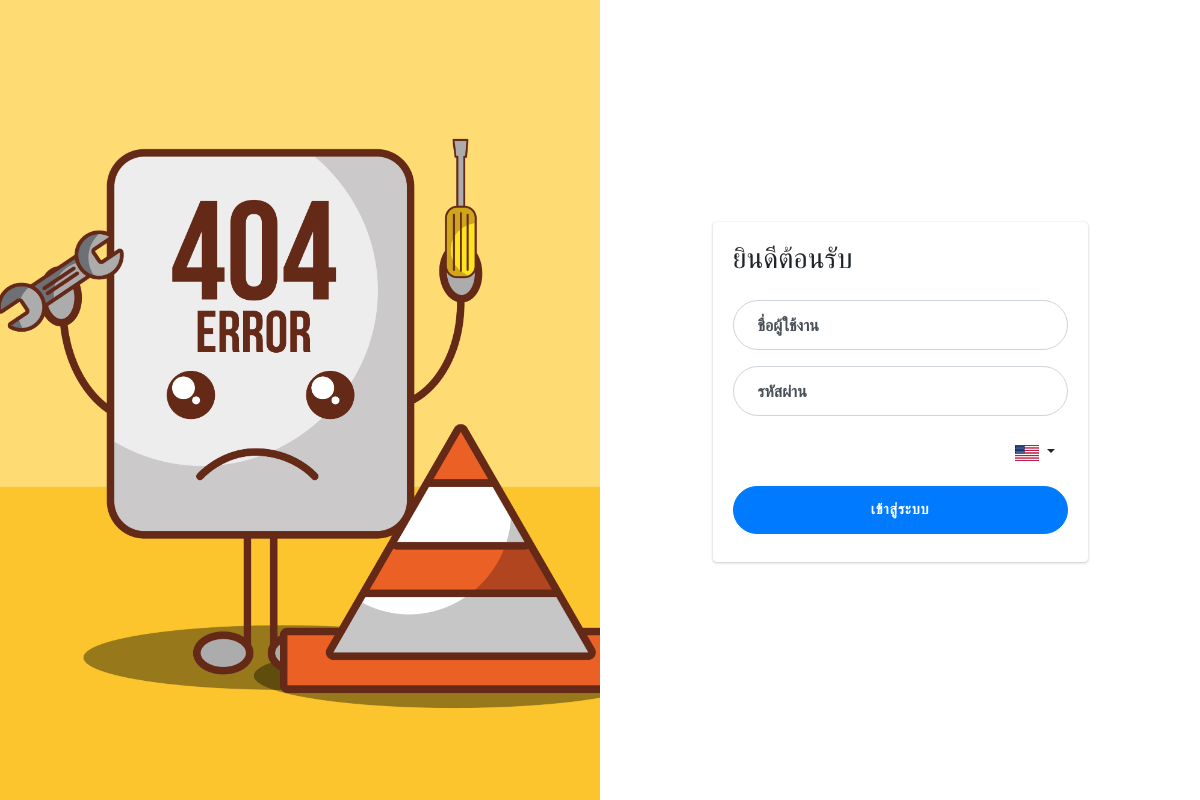
The page / on the database its author committed.
### tables this page shows
CREATE TABLE `ui_language` (
  `id` int(11) NOT NULL AUTO_INCREMENT,
  `en` text NOT NULL,
  `th` text NOT NULL,
  PRIMARY KEY (`id`)
);

### db_function/function.php (the view, shortened to what this page needs)
<?php
function lang($text, $echo = true){
    global $conn;
    $lang = isset($_SESSION["LANGUAGE"]) ? $_SESSION["LANGUAGE"] : "th" ;
    $stmt =  $conn->prepare(" DESCRIBE ui_language   ");
    $stmt->bindParam(":lang",$lang);
    $stmt->execute();
    $data = $stmt->fetchAll(PDO::FETCH_ASSOC);
    $conditions = false;
    if($data === FALSE){
        if($echo){
            echo $text;
        }else{
            return $text;
        }
    }else{
        foreach($data as $row){
            if($row["Field"] == $lang){
                $conditions = true;
            }
        }
        if($conditions){
            $stmt =  $conn->prepare("SELECT * FROM ui_language WHERE en = :txt OR th = :txt ");
            $stmt->bindParam(":txt",$text, PDO::PARAM_STR);
            $stmt->execute();
            $data = $stmt->fetch(PDO::FETCH_ASSOC);
            if($data === FALSE){
                $sql = "INSERT INTO `ui_language` SET ";
                $sql .= " en = :txt ";
                $stmt = $conn->prepare($sql);
                $stmt->bindParam(":txt",$text);
                $result = $stmt->execute();
                if($echo){
                    echo $text;
                }else{
                    return $text;
                }
            }else{
                $txt_lang = !empty($data[$lang]) ? $data[$lang] : $data["en"];
                if($echo){
                    echo $txt_lang;
                }else{
                    return $txt_lang;
                }
            }
        }
    }
}
?>

### apps/login/login.php (shortened to what this page needs)
<!DOCTYPE html>
<html>
<head>
  <title><?php lang("Login");?></title>
  <link rel="stylesheet" href="plugins/fontawesome-free/css/all.min.css">
  <link rel="stylesheet" href="https://code.ionicframework.com/ionicons/2.0.1/css/ionicons.min.css">
  <link rel="stylesheet" href="plugins/icheck-bootstrap/icheck-bootstrap.min.css">
  <link rel="stylesheet" href="dist/css/adminlte.min.css">
</head>
<body cz-shortcut-listen="true" style="">
    <div class="container-fluid">
        <div class="row no-gutter">
            <div class="d-none d-md-flex col-md-4 col-lg-6 bg-image"></div>
            <div class="col-md-8 col-lg-6">
                <div class="login d-flex align-items-center py-5">
                    <div class="container">
                        <div class="row">
                            <div class="col-md-9 col-lg-8 mx-auto">
                            <div class="card">
                            <div class="card-body">
                                <h3 class="login-heading mb-4"><?php lang("Welcome");?></h3>
                                <form action="apps/login/do_login.php?action=check_login" method="post" autocomplete="off">
                                    <div class="form-label-group">
                                        <input type="text" id="user" name="user" class="form-control" placeholder="<?php lang("Username");?>" required="" autofocus="">
                                        <label for="user"><?php lang("Username");?></label>
                                    </div>
                                    <div class="form-label-group">
                                        <input type="password" id="password" name="password" class="form-control" placeholder="<?php lang("Password");?>" required="">
                                        <label for="password"><?php lang("Password");?></label>
                                    </div>
                                    <div class="form-label-group float-right">
                                        <div class="dropdown">
                                            <button class="btn dropdown-toggle" type="button" id="dropdownMenuButton" data-toggle="dropdown" aria-haspopup="true" aria-expanded="false">
                                            <?php
                                                if(isset($_SESSION["LANGUAGE"]) && $_SESSION["LANGUAGE"] == "th"){
                                            ?>
                                                <img src="assets/img/th.png" class="img-fluid" style="width:24px" alt="">
                                            <?php }elseif(isset($_SESSION["LANGUAGE"]) && $_SESSION["LANGUAGE"] == "en"  || !isset($_SESSION["LANGUAGE"])){ ?>
                                                <img src="assets/img/en.png" class="img-fluid" style="width:24px" alt="">
                                            <?php } ?>
                                            </button>
                                        </div>
                                    </div>
                                    <button class="btn btn-lg btn-primary btn-block btn-login text-uppercase font-weight-bold mb-2" type="submit"><?php lang("Login");?></button>
                                </form>
                            </div>
                        </div>
                        </div>
                        </div>
                    </div>
                </div>
            </div>
        </div>
    </div>
</body>
</html>

### apps/login/login.php (style rules this page uses)
:root { --input-padding-x: 1.5rem; --input-padding-y: 0.75rem; }
.login, .image { min-height: 100vh; }
.bg-image { background-image: url('assets/img/59516.jpg'); background-size: cover; background-position: center; }
.login-heading { font-weight: 300; }
.btn-login { font-size: 0.9rem; letter-spacing: 0.05rem; padding: 0.75rem 1rem; border-radius: 2rem; }
.form-label-group { position: relative; margin-bottom: 1rem; }
.form-label-group>input, .form-label-group>label { padding: var(--input-padding-y) var(--input-padding-x); height: auto; border-radius: 2rem; }
.form-label-group>label { position: absolute; top: 0; left: 0; display: block; width: 100%; margin-bottom: 0; line-height: 1.5; color: #495057; cursor: text; border: 1px solid transparent; border-radius: .25rem; transition: all .1s ease-in-out; }
.form-label-group input::placeholder { color: transparent; }
.form-label-group input:not(:placeholder-shown) { padding-top: calc(var(--input-padding-y) + var(--input-padding-y) * (2 / 3)); padding-bottom: calc(var(--input-padding-y) / 3); }
.form-label-group input:not(:placeholder-shown)~label { padding-top: calc(var(--input-padding-y) / 3); padding-bottom: calc(var(--input-padding-y) / 3); font-size: 12px; color: #777; }

### rows shown on the page
ui_language: th "ยินดีต้อนรับ"
ui_language: user "ชื่อผู้ใช้งาน", th "ชื่อผู้ใช้งาน"
ui_language: th "รหัสผ่าน"
ui_language: th "เข้าสู่ระบบ"
